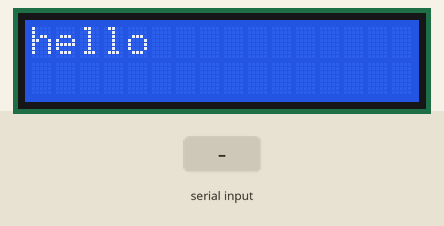
The sketch below on a simulated Arduino Uno, built with avr-gcc and run on an emulated ATmega328P. Shown: 16×2 character LCD. The inputs (shaded band) are chosen by the test bench. What the sketch prints to the serial monitor is not drawn.

Above: at 1.2 s.
1.3 s: "1" received over Serial
At 2.9 s:
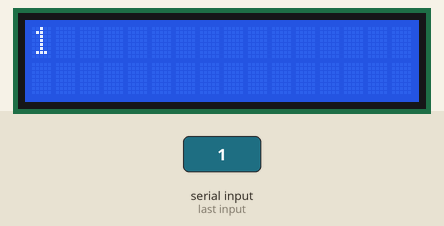
3.8 s: "0" received over Serial
At 6.0 s:
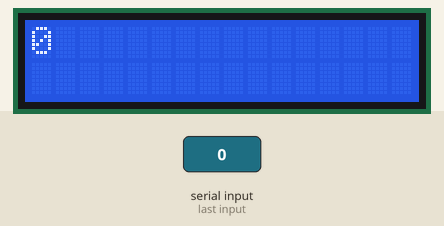
6.3 s: "2" received over Serial
At 7.9 s:
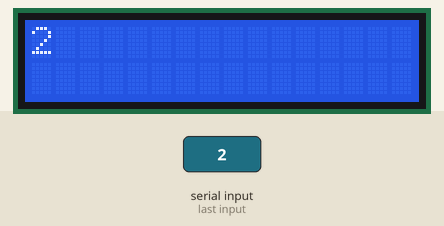
Timing chart, 0 to 9.4 s (numbered marks = the images above; inputs shaded):
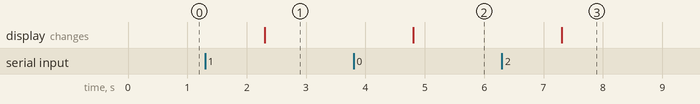

Measured:
- after the input at 1.3 s, the display: changes after 1.0 s (image 1)
- after the input at 3.8 s, the display: changes after 1.0 s (image 2)
- after the input at 6.3 s, the display: changes after 1.0 s (image 3)

The sketch:

arduino_echo.ino
```cpp
#include <LiquidCrystal.h>

// setup lcd screen
LiquidCrystal lcd(8, 9, 4, 5, 6, 7);

void setup() {
  Serial.begin(9600); // open serial port
  lcd.begin(16, 2);
  lcd.print("hello");
}

String lastmsg;
void loop() {
	// reset cursor
	lcd.setCursor(0,0);

	// only read when data available
	if (Serial.available() > 0) {

		String msg = Serial.readString();

		// only update if new msg otherwhise the msg can be invisible
		if (msg != lastmsg) {
		lastmsg = msg;
		lcd.clear();

		String line2;
		// when line too long continue on next line
		if (msg.length() > 15) {
			line2 = msg.substring(16);
		}

		lcd.print(msg);
		lcd.setCursor(0, 1);
		lcd.print(line2);

		// echo msg back
		Serial.print(lastmsg);
		}
	}
}
```
